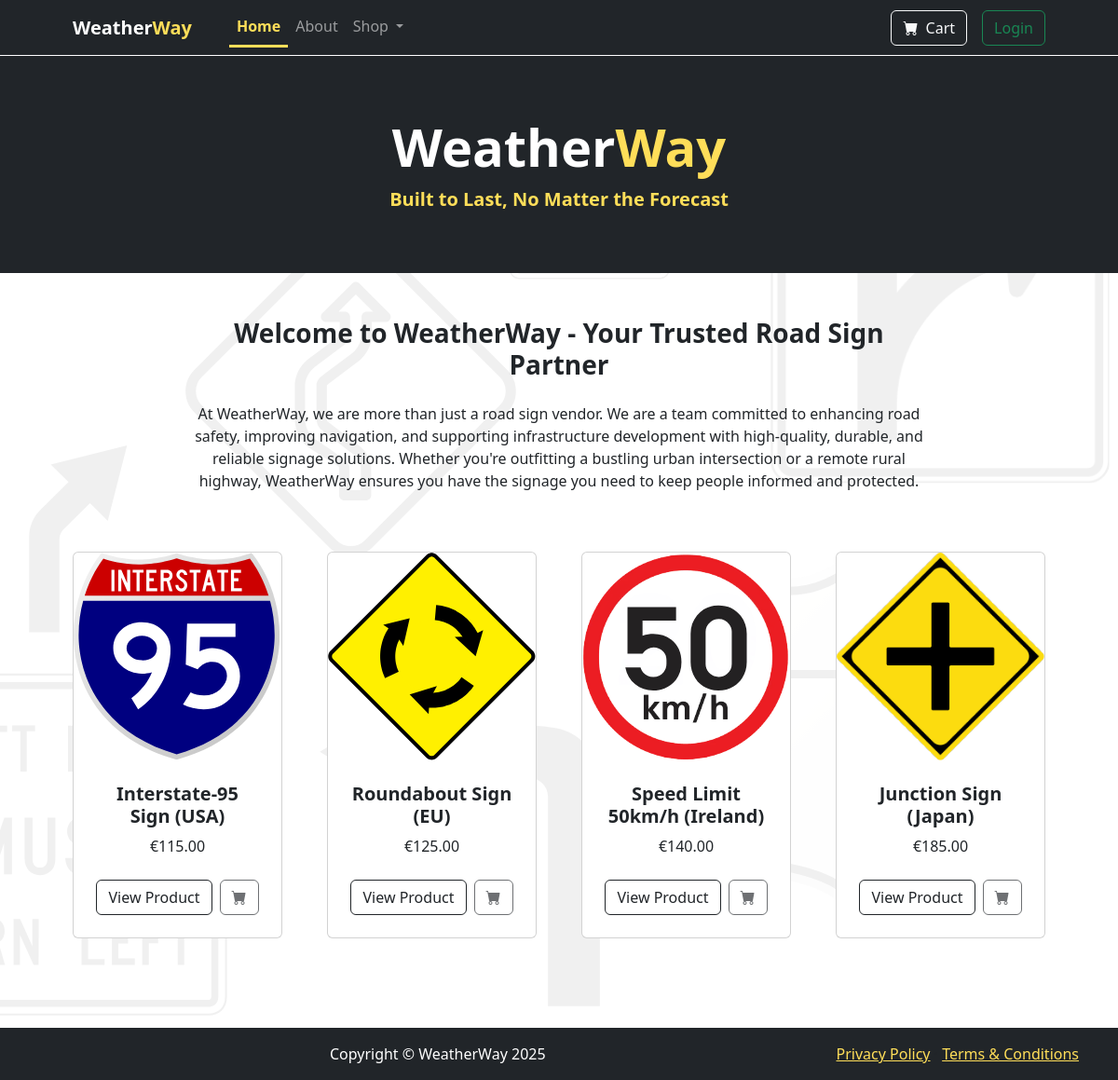
The page / on the database its author committed.
### model/models.py (models this page shows, shortened)
class Product(db.Model):
    id = db.Column(db.String(10), primary_key=True)
    name = db.Column(db.String(100), nullable=False)
    brand = db.Column(db.String(50), nullable=False)
    price = db.Column(db.Float(10000), nullable=False)
    coating = db.Column(db.String(50))
    materials = db.Column(db.String(100))
    embossing = db.Column(db.String(50))
    image_url = db.Column(db.String(200))
    description = db.Column(db.Text)
    country = db.Column(db.String(50), nullable=False)

### app.py (the view)
@app.route('/')
def customer_home():
    products = Product.query.all()
    selected_products = [products[1], products[4], products[5], products[8]]
    return render_template('customer-home.html', products=selected_products)

### app.py (called while the page is built)
@app.before_request
def ensure_basket_exists():
    if 'basket' not in session or not isinstance(session['basket'], dict):
        session['basket'] = {}  # Ensure it's always a dictionary
    session.modified = True  # Ensure session updates

### templates/customer-home.html (shortened to what this page needs)
{% extends "base.html" %}
{% block content %}
<header class="bg-dark py-3">
    <div class="container px-4 px-lg-5 my-5">
        <div class="text-center">
            <h1 class="display-4 fw-bolder">
                <span style="color:white">Weather</span><span style="color:#ffde59">Way</span>
            </h1>
            <p class="lead fw-semibold" style="color:#ffde59">Built to Last, No Matter the Forecast</p>
        </div>
    </div>
</header>
<section class="py-5">
    <div class="row gx-4 gx-lg-5 justify-content-center">
        <div class="col-lg-8">
            <h3 class="fw-bolder mb-4 text-center">Welcome to WeatherWay - Your Trusted Road Sign Partner</h3>
            <p class="text-center">At WeatherWay, we are more than just a road sign vendor. We are a team committed to enhancing road safety, improving navigation, and supporting infrastructure development with high-quality, durable, and reliable signage solutions. Whether you're outfitting a bustling urban intersection or a remote rural highway, WeatherWay ensures you have the signage you need to keep people informed and protected.</p>
        </div>
    </div>
    <div class="container px-4 px-lg-5 mt-5">
        <div class="row gx-4 gx-lg-5 row-cols-1 row-cols-sm-2 row-cols-md-3 row-cols-lg-4 justify-content-center">
            {% for product in products %}
            <div class="col mb-5">
                <div class="card h-100">
                    <img class="card-img-top img-fluid" src="{{ url_for('static', filename=product.image_url) }}" alt="{{ product.name }}">
                    <div class="card-body p-4">
                        <div class="text-center">
                            <h5 class="fw-bolder">{{ product.name }}</h5>
                            €{{ "{:.2f}".format(product.price) }}
                        </div>
                    </div>
                    <div class="card-footer p-4 pt-0 border-top-0 bg-transparent">
                        <div class="d-flex justify-content-center">
                            <a class="btn btn-outline-dark mt-auto me-2" href="{{ url_for('product_details', product_id=product.id) }}">
                                View Product
                            </a>
                            {% if current_user.is_authenticated %}
                                <button class="btn btn-outline-dark flex-shrink-0" type="button" onclick="addToCart('{{ product.id }}')">
                                    <i class="bi-cart-fill"></i>
                                </button>
                            {% else %}
                                <button class="btn btn-outline-dark flex-shrink-0" disabled>
                                    <i class="bi-cart-fill"></i>
                                </button>
                            {% endif %}
                        </div>
                    </div>
                </div>
            </div>
            {% endfor %}
        </div>
    </div>
</section>
{% endblock %}

### templates/base.html (shortened to what this page needs)
<!DOCTYPE html>
<html lang="en">
    <head>
        <link href="{{ url_for('static', filename='styles.css') }}" rel="stylesheet" />
        <link href="https://cdn.jsdelivr.net/npm/bootstrap-icons@1.10.2/font/bootstrap-icons.css" rel="stylesheet">
    </head>
    <body class="customer-bg">
        <nav class="navbar navbar-expand-lg navbar-dark bg-dark navbar-divider">
            <div class="container px-4 px-lg-5">
                <a class="navbar-brand" href="/">
                    <strong style="color: #ffffff;">Weather</strong><strong style="color: #ffde59;">Way</strong>
                </a>
                <div class="collapse navbar-collapse" id="navbarSupportedContent">
                    <ul class="navbar-nav me-auto mb-2 mb-lg-0 ms-lg-4">
                        <li class="nav-item">
                            <a class="nav-link {% if request.path == '/' %}active{% endif %}" href="{{ url_for('customer_home') }}">Home</a>
                        </li>
                        <li class="nav-item">
                            <a class="nav-link {% if request.path == '/about' %}active{% endif %}" href="{{ url_for('about') }}">About</a>
                        </li>
                        <li class="nav-item dropdown">
                            <a class="nav-link dropdown-toggle {% if request.path.startswith('/all-products') or request.path.startswith('/featured-products') %}active{% endif %}"
                            id="navbarDropdown" href="#" role="button" data-bs-toggle="dropdown" aria-expanded="false">
                            Shop
                            </a>
                        </li>
                    </ul>
                    <ul class="navbar-nav ms-auto">
                        <li class="nav-item">
                            <a class="btn btn-outline-light me-3 position-relative" href="{{ url_for('shopping_cart') }}">
                                <i class="bi-cart-fill me-1"></i> Cart
                            </a>
                        </li>
                        {% if current_user.is_authenticated %}
                            <li class="nav-item">
                                <a class="btn btn-outline-danger" href="{{ url_for('logout') }}">Logout</a>
                            </li>
                            <li class="nav-item">
                                <a class="nav-link ">Welcome, {{ current_user.first_name }}</a>
                            </li>
                        {% else %}
                            <li class="nav-item">
                                <a class="btn btn-outline-success" href="{{ url_for('login') }}">Login</a>
                            </li>
                        {% endif %}
                    </ul>
                </div>
            </div>
        </nav>
        <main>
            {% block content %}
            {% endblock %}
        </main>
        <footer class="py-3 bg-dark">
            <div class="container d-flex justify-content-between align-items-center">
                <p class="m-0 text-center text-white flex-grow-1 text-md-center">Copyright &copy; WeatherWay 2025</p>
                <div class="text-end">
                    <a href="{{ url_for('privacy_policy') }}" style="color: #FFDE59FF">Privacy Policy</a>
                    &middot;
                    <a href="{{ url_for('terms_conditions') }}" style="color: #FFDE59FF">Terms &amp; Conditions</a>
                </div>
            </div>
        </footer>
    </body>
</html>

### rows shown on the page
Product: image_url (picture), name "Interstate-95 Sign (USA)", price "115.00"
Product: image_url (picture), name "Roundabout Sign (EU)", price "125.00"
Product: image_url (picture), name "Speed Limit 50km/h (Ireland)", price "140.00"
Product: image_url (picture), name "Junction Sign (Japan)", price "185.00"
